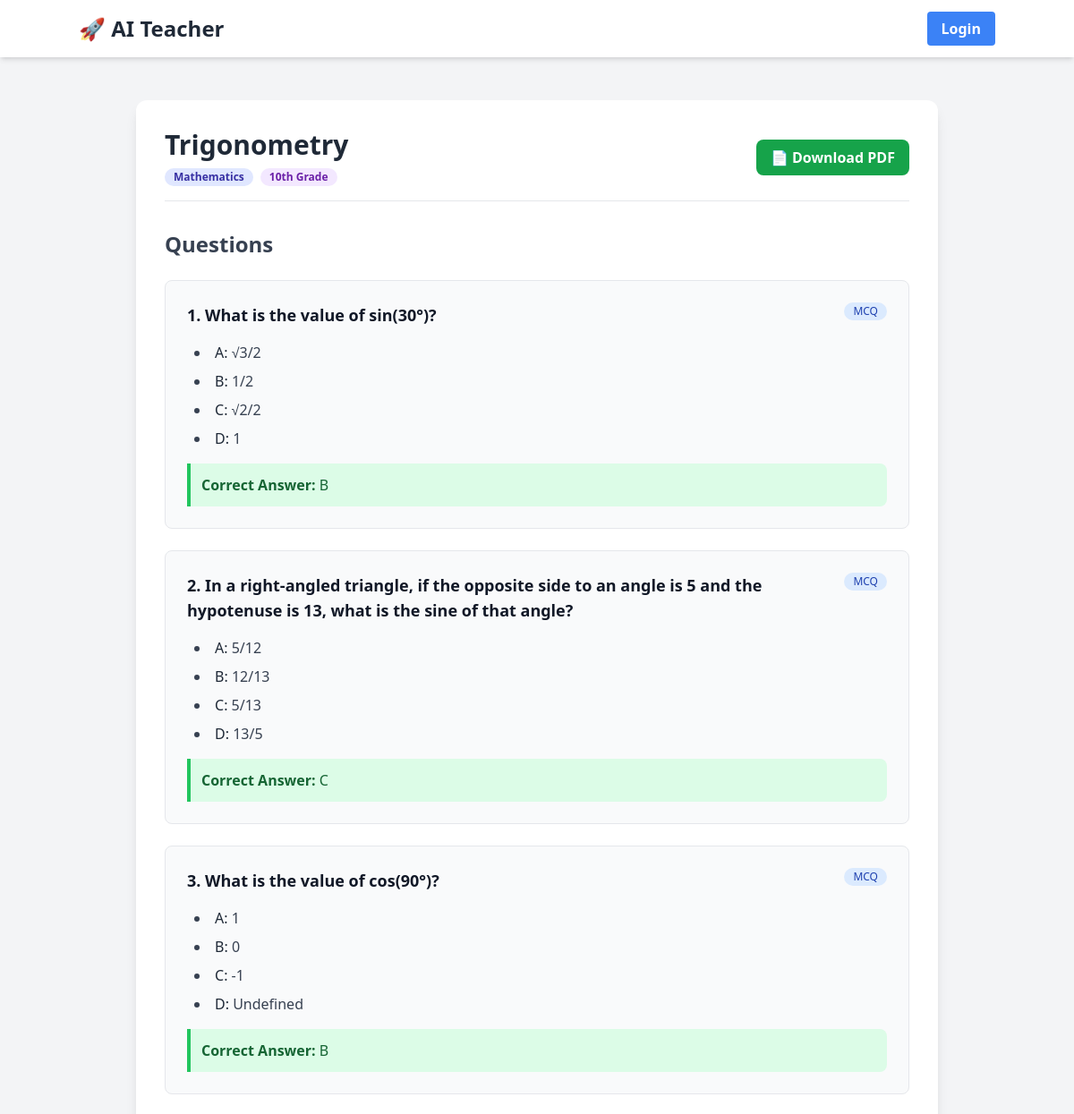
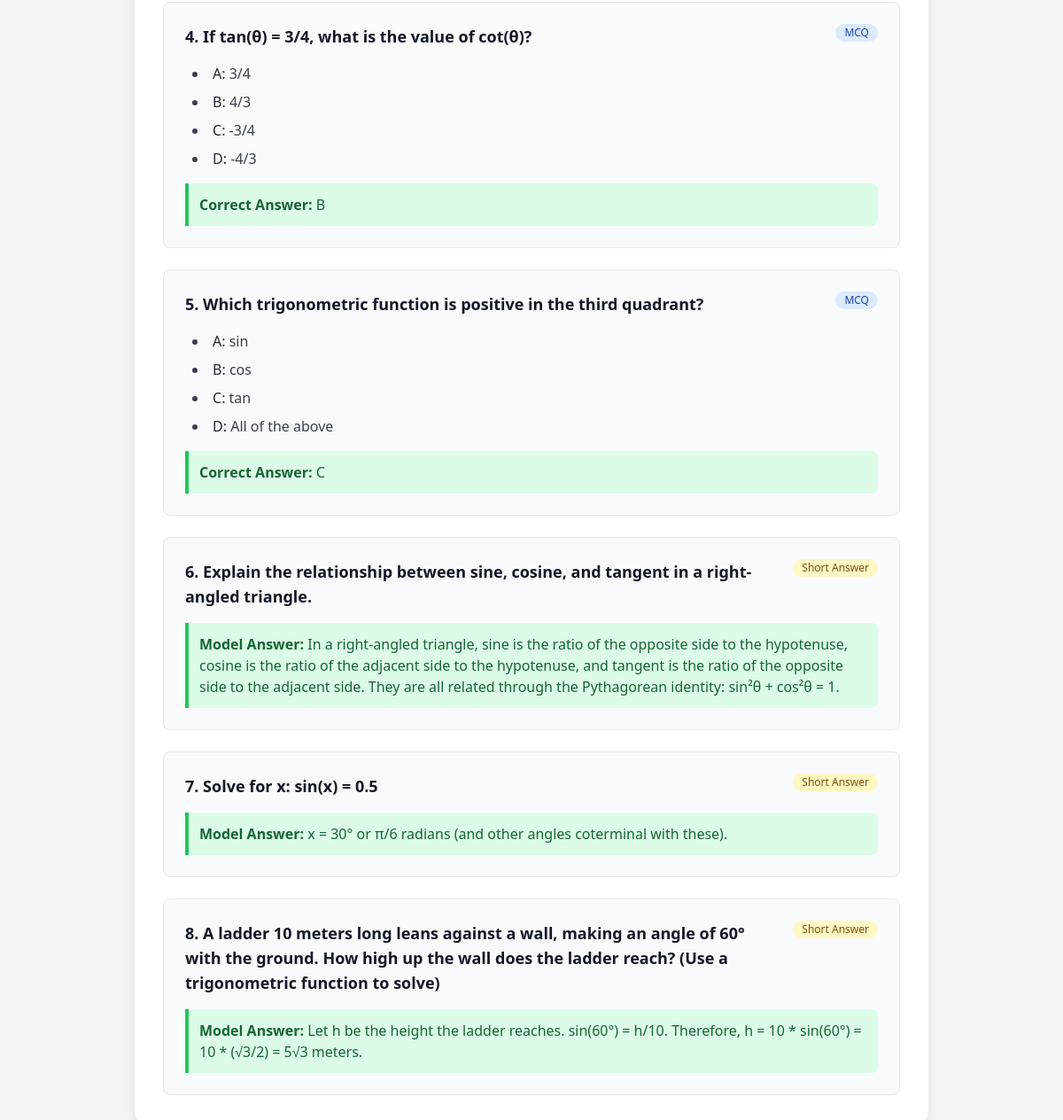
/worksheets/3/, run on the app's committed database (2 pictures, top to bottom).
### worksheets/models.py (models this page shows, shortened)
class Worksheet(models.Model):
    title = models.CharField(max_length=255)
    subject = models.CharField(max_length=100)
    grade_level = models.CharField(max_length=50, help_text="e.g., '6th Grade'")
    created_at = models.DateTimeField(auto_now_add=True)
    created_by = models.ForeignKey(User, on_delete=models.SET_NULL, null=True, blank=True)

class Question(models.Model):
    QUESTION_TYPE_CHOICES = [
        ('mcq', 'Multiple Choice'),
        ('short_answer', 'Short Answer'),
    ]
    worksheet = models.ForeignKey(Worksheet, related_name='questions', on_delete=models.CASCADE)
    text = models.TextField()
    question_type = models.CharField(max_length=20, choices=QUESTION_TYPE_CHOICES)
    options = models.JSONField(null=True, blank=True, help_text="For MCQs, e.g., {'A': 'Option 1'}")
    correct_answer = models.TextField(help_text="For MCQs, just the letter 'A'. For short answers, the model answer.")

### worksheets/views.py (the view)
# urls.py: path('<int:pk>/', views.worksheet_detail, name='worksheet_detail'),
def worksheet_detail(request, pk):
    worksheet = get_object_or_404(Worksheet, pk=pk)
    return render(request, 'worksheets/worksheet_detail.html', {'worksheet': worksheet})

### templates/worksheets/worksheet_detail.html (shortened to what this page needs)
{% extends 'base.html' %}
{% block content %}
<div class="max-w-4xl mx-auto">
    <div class="bg-white rounded-xl shadow-lg p-8">
        <div class="flex flex-col md:flex-row justify-between md:items-center mb-8 pb-4 border-b">
            <div>
                <h1 class="text-3xl font-bold text-gray-800">{{ worksheet.title }}</h1>
                <div class="flex items-center text-sm text-gray-500 mt-2">
                    <span class="bg-indigo-100 text-indigo-800 text-xs font-semibold mr-2 px-2.5 py-0.5 rounded-full">{{ worksheet.subject }}</span>
                    <span class="bg-purple-100 text-purple-800 text-xs font-semibold mr-2 px-2.5 py-0.5 rounded-full">{{ worksheet.grade_level }}</span>
                </div>
            </div>
            <div class="mt-4 md:mt-0">
                <a href="{% url 'download_worksheet_pdf' pk=worksheet.pk %}" class="inline-block bg-green-600 hover:bg-green-700 text-white font-bold py-2 px-4 rounded-lg transition duration-300">
                    📄 Download PDF
                </a>
            </div>
        </div>
        <div class="space-y-6">
            <h2 class="text-2xl font-bold text-gray-700">Questions</h2>
            {% for question in worksheet.questions.all %}
                <div class="bg-gray-50 border border-gray-200 rounded-lg p-6">
                    <div class="flex justify-between items-start mb-4">
                        <p class="text-lg font-semibold text-gray-900 pr-4">{{ forloop.counter }}. {{ question.text }}</p>
                        {% if question.question_type == 'mcq' %}
                            <span class="bg-blue-100 text-blue-800 text-xs font-medium px-2.5 py-0.5 rounded-full whitespace-nowrap">MCQ</span>
                        {% else %}
                            <span class="bg-yellow-100 text-yellow-800 text-xs font-medium px-2.5 py-0.5 rounded-full whitespace-nowrap">Short Answer</span>
                        {% endif %}
                    </div>
                    {% if question.question_type == 'mcq' %}
                        <ul class="list-disc list-inside space-y-2 mb-4 pl-2 text-gray-700">
                            {% for key, value in question.options.items %}
                                <li><strong class="font-medium text-gray-800">{{ key }}:</strong> {{ value }}</li>
                            {% endfor %}
                        </ul>
                        <div class="bg-green-100 border-l-4 border-green-500 text-green-800 p-3 rounded-r-lg">
                            <strong>Correct Answer:</strong> {{ question.correct_answer }}
                        </div>
                    {% else %}
                         <div class="bg-green-100 border-l-4 border-green-500 text-green-800 p-3 rounded-r-lg">
                            <strong>Model Answer:</strong> {{ question.correct_answer }}
                        </div>
                    {% endif %}
                </div>
            {% empty %}
                <p class="text-gray-500 text-center py-4">This worksheet has no questions yet.</p>
            {% endfor %}
        </div>
    </div>
</div>
{% endblock %}

### data on the page
Worksheet: title "Trigonometry", subject "Mathematics", grade_level "10th Grade"
Question: text "What is the value of sin(30°)?", question_type "MCQ", options "A" "B" "C" "D", options "√3/2" "1/2" "√2/2" "1", correct_answer "B"
Question: text "In a right-angled triangle, if the opposite side to an angle is 5 and the hypotenuse is 13, what is the sine of that angle?", question_type "MCQ", options "A" "B" "C" "D", options "5/12" "12/13" "5/13" "13/5", correct_answer "C"
Question: text "What is the value of cos(90°)?", question_type "MCQ", options "A" "B" "C" "D", options "1" "0" "-1" "Undefined", correct_answer "B"
Question: text "If tan(θ) = 3/4, what is the value of cot(θ)?", question_type "MCQ", options "A" "B" "C" "D", options "3/4" "4/3" "-3/4" "-4/3", correct_answer "B"
Question: text "Which trigonometric function is positive in the third quadrant?", question_type "MCQ", options "A" "B" "C" "D", options "sin" "cos" "tan" "All of the above", correct_answer "C"
Question: text "Explain the relationship between sine, cosine, and tangent in a right-angled triangle.", question_type "Short Answer", correct_answer "In a right-angled triangle, sine is the ratio of the opposite side to the hypotenuse, cosine is the ratio of the adjacent side to the hypotenuse, and tangent is the ratio of the opposite side to the adjacent side. They are all related through the Pythagorean identity: sin²θ + cos²θ = 1."
Question: text "Solve for x: sin(x) = 0.5", question_type "Short Answer", correct_answer "x = 30° or π/6 radians (and other angles coterminal with these)."
Question: text "A ladder 10 meters long leans against a wall, making an angle of 60° with the ground. How high up the wall does the ladder reach? (Use a trigonometric function to solve)", question_type "Short Answer", correct_answer "Let h be the height the ladder reaches. sin(60°) = h/10. Therefore, h = 10 * sin(60°) = 10 * (√3/2) = 5√3 meters."
